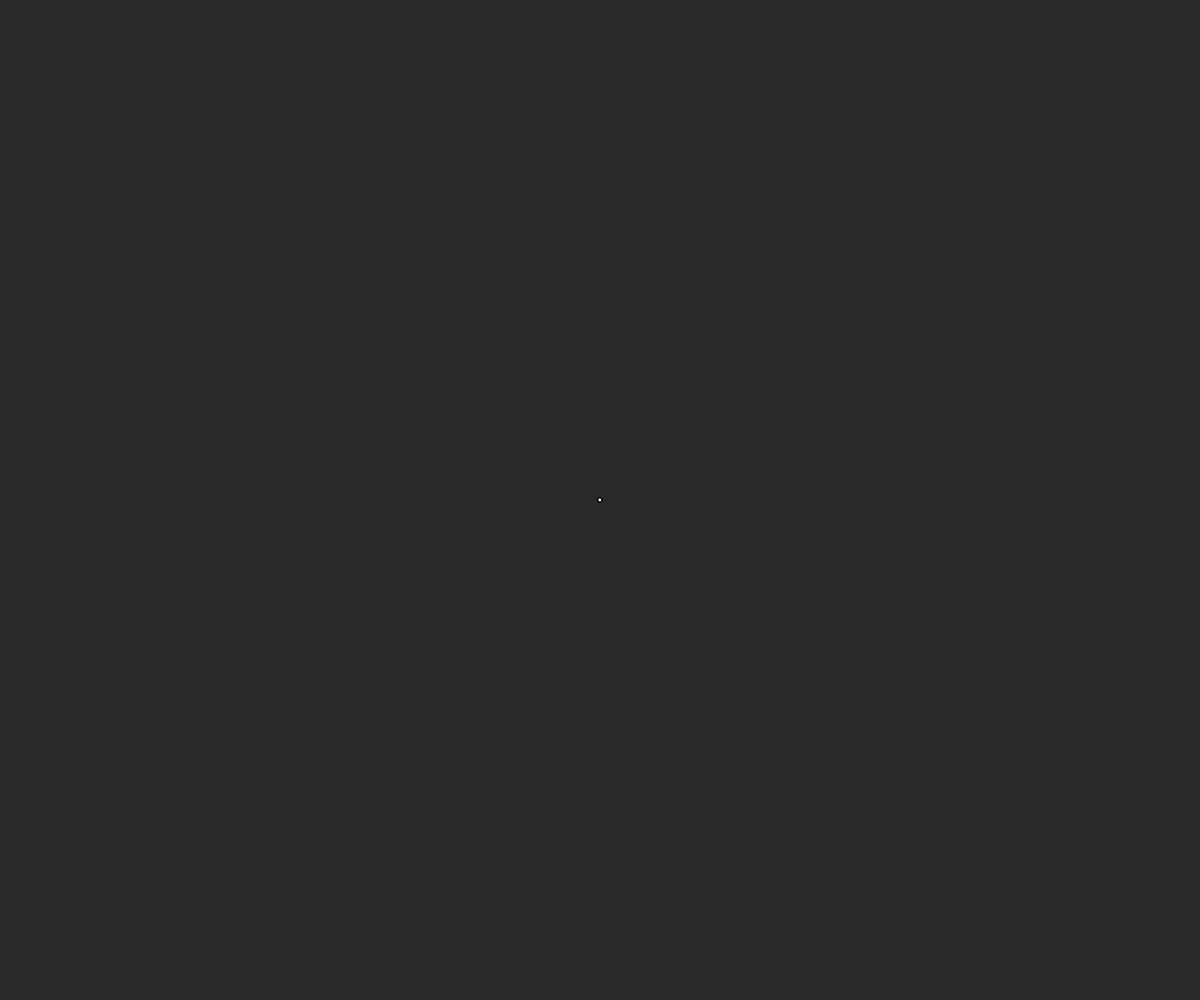
Frame 1 (no input)
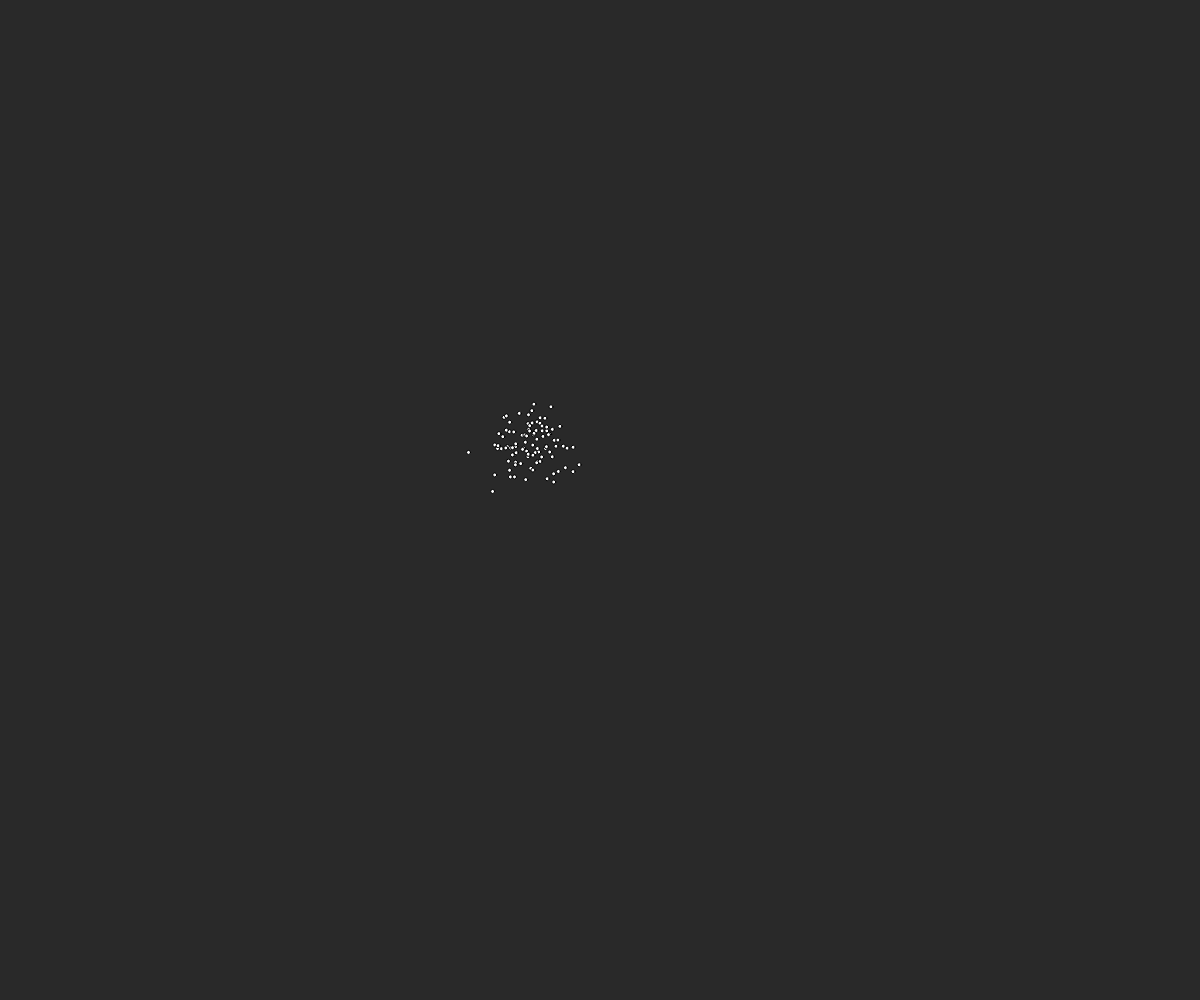
Frame 60 (no input)
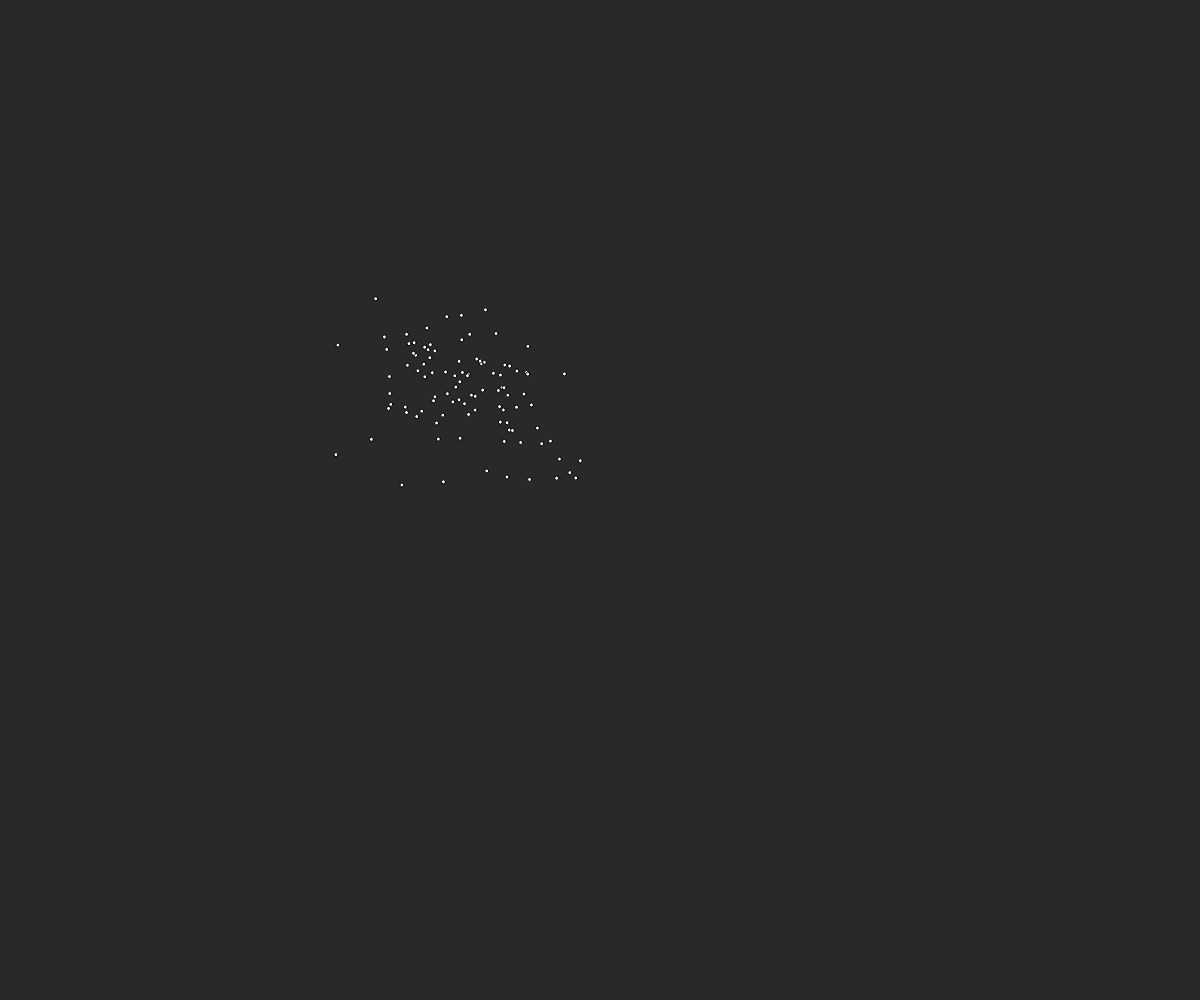
Frame 120 (the mouse pressed at the canvas centre since frame 60)

The p5.js sketch that drew these frames (run headless with seeded random() and noise() and a simulated clock; from frame 60 on, the mouse is pressed at the canvas centre):

// p5.js sketch
// ── sketch.js
var flies = [];
var count = 100;
  
function setup() {
  createCanvas(window.innerWidth,window.innerHeight);


for (var i = 0; i < count; i++) {
    flies.push(new Fly(width/2,height/2));
  }
}
function draw() {
  background(41);
  for(var i=0;i<flies.length;i++){
    flies[i].update();
    flies[i].display();
  }
  
}

function Fly(x,y) {
  this.pos = createVector(x,y);
  this.vel = createVector(0, 0);
  
  this.update = function(){
    var mouse = createVector(mouseX,mouseY);
    this.acc = p5.Vector.fromAngle(random(TWO_PI), random(TWO_PI));
    
    this.acc.mult(0.03);
    this.vel.add(this.acc);
    //this.pos.add(this.vel);
    
    this.acc2 = p5.Vector.sub(mouse, this.pos);
    //this.acc2.mult(0.0007);
    this.acc2.setMag(0.05);
    
    this.vel.add(this.acc2);
    this.pos.add(this.vel);

  }
  
  this.display = function(){
    fill(255);
    ellipse(this.pos.x, this.pos.y, 4, 4)
  }
    
}

// TODO: fix crawler instead
document.addEventListener('DOMContentLoaded', function() {
  if(document.getElementById('defaultCanvas0')){
    document.getElementById('defaultCanvas0').remove()
  }
});
